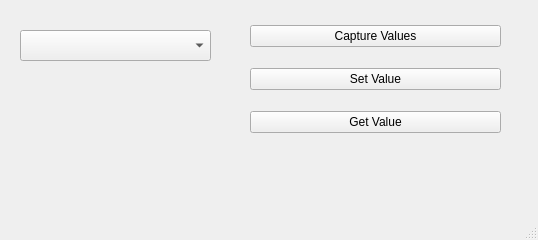
<?xml version="1.0" encoding="UTF-8"?>
<ui version="4.0">
 <class>MainWindow</class>
 <widget class="QMainWindow" name="MainWindow">
  <property name="geometry">
   <rect>
    <x>0</x>
    <y>0</y>
    <width>538</width>
    <height>240</height>
   </rect>
  </property>
  <property name="windowTitle">
   <string>MainWindow</string>
  </property>
  <widget class="QWidget" name="centralwidget">
   <widget class="QComboBox" name="comboBox">
    <property name="geometry">
     <rect>
      <x>20</x>
      <y>30</y>
      <width>191</width>
      <height>31</height>
     </rect>
    </property>
    <property name="font">
     <font>
      <family>Countryside two</family>
      <pointsize>10</pointsize>
      <weight>75</weight>
      <bold>true</bold>
     </font>
    </property>
    <property name="maxVisibleItems">
     <number>3</number>
    </property>
    <property name="iconSize">
     <size>
      <width>40</width>
      <height>40</height>
     </size>
    </property>
   </widget>
   <widget class="QWidget" name="layoutWidget">
    <property name="geometry">
     <rect>
      <x>250</x>
      <y>10</y>
      <width>251</width>
      <height>141</height>
     </rect>
    </property>
    <layout class="QVBoxLayout" name="verticalLayout">
     <item>
      <widget class="QPushButton" name="capture">
       <property name="text">
        <string>Capture Values</string>
       </property>
      </widget>
     </item>
     <item>
      <widget class="QPushButton" name="setvalue">
       <property name="text">
        <string>Set Value</string>
       </property>
      </widget>
     </item>
     <item>
      <widget class="QPushButton" name="displayvalues">
       <property name="text">
        <string>Get Value</string>
       </property>
      </widget>
     </item>
    </layout>
   </widget>
  </widget>
  <widget class="QMenuBar" name="menubar">
   <property name="geometry">
    <rect>
     <x>0</x>
     <y>0</y>
     <width>538</width>
     <height>26</height>
    </rect>
   </property>
  </widget>
  <widget class="QStatusBar" name="statusbar"/>
 </widget>
 <resources/>
 <connections/>
</ui>
